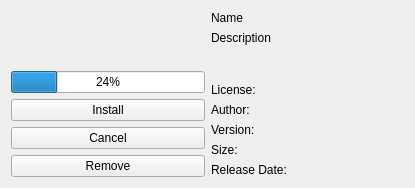
<?xml version="1.0" encoding="UTF-8"?>
<ui version="4.0">
 <class>MobileGhnsDetailsWidget</class>
 <widget class="QWidget" name="MobileGhnsDetailsWidget">
  <property name="geometry">
   <rect>
    <x>0</x>
    <y>0</y>
    <width>415</width>
    <height>188</height>
   </rect>
  </property>
  <property name="windowTitle">
   <string>Form</string>
  </property>
  <layout class="QHBoxLayout" name="horizontalLayout">
   <item>
    <layout class="QVBoxLayout" name="verticalLayout">
     <item>
      <widget class="QLabel" name="previewImage">
       <property name="text">
        <string/>
       </property>
      </widget>
     </item>
     <item>
      <spacer name="verticalSpacer_2">
       <property name="orientation">
        <enum>Qt::Vertical</enum>
       </property>
       <property name="sizeHint" stdset="0">
        <size>
         <width>20</width>
         <height>40</height>
        </size>
       </property>
      </spacer>
     </item>
     <item>
      <widget class="QProgressBar" name="downloadProgress">
       <property name="value">
        <number>24</number>
       </property>
      </widget>
     </item>
     <item>
      <widget class="QPushButton" name="downloadButton">
       <property name="text">
        <string>Install</string>
       </property>
      </widget>
     </item>
     <item>
      <widget class="QPushButton" name="cancelButton">
       <property name="text">
        <string>Cancel</string>
       </property>
      </widget>
     </item>
     <item>
      <widget class="QPushButton" name="uninstallButton">
       <property name="text">
        <string>Remove</string>
       </property>
      </widget>
     </item>
    </layout>
   </item>
   <item>
    <layout class="QVBoxLayout" name="verticalLayout_2">
     <item>
      <widget class="QLabel" name="nameLabel">
       <property name="text">
        <string>Name</string>
       </property>
      </widget>
     </item>
     <item>
      <widget class="QLabel" name="descriptionLabel">
       <property name="text">
        <string>Description</string>
       </property>
       <property name="wordWrap">
        <bool>true</bool>
       </property>
      </widget>
     </item>
     <item>
      <spacer name="verticalSpacer">
       <property name="orientation">
        <enum>Qt::Vertical</enum>
       </property>
       <property name="sizeHint" stdset="0">
        <size>
         <width>20</width>
         <height>40</height>
        </size>
       </property>
      </spacer>
     </item>
     <item>
      <spacer name="horizontalSpacer">
       <property name="orientation">
        <enum>Qt::Horizontal</enum>
       </property>
       <property name="sizeType">
        <enum>QSizePolicy::Expanding</enum>
       </property>
       <property name="sizeHint" stdset="0">
        <size>
         <width>40</width>
         <height>20</height>
        </size>
       </property>
      </spacer>
     </item>
     <item>
      <layout class="QFormLayout" name="formLayout">
       <item row="0" column="0">
        <widget class="QLabel" name="label">
         <property name="text">
          <string>License:</string>
         </property>
         <property name="alignment">
          <set>Qt::AlignLeading|Qt::AlignLeft|Qt::AlignTop</set>
         </property>
        </widget>
       </item>
       <item row="0" column="1">
        <widget class="QLabel" name="licenseLabel">
         <property name="text">
          <string/>
         </property>
         <property name="wordWrap">
          <bool>true</bool>
         </property>
        </widget>
       </item>
       <item row="1" column="0">
        <widget class="QLabel" name="label_2">
         <property name="text">
          <string>Author:</string>
         </property>
         <property name="alignment">
          <set>Qt::AlignLeading|Qt::AlignLeft|Qt::AlignTop</set>
         </property>
        </widget>
       </item>
       <item row="1" column="1">
        <widget class="QLabel" name="authorLabel">
         <property name="text">
          <string/>
         </property>
         <property name="wordWrap">
          <bool>true</bool>
         </property>
        </widget>
       </item>
       <item row="2" column="0">
        <widget class="QLabel" name="label_3">
         <property name="text">
          <string>Version:</string>
         </property>
        </widget>
       </item>
       <item row="2" column="1">
        <widget class="QLabel" name="versionLabel">
         <property name="text">
          <string/>
         </property>
        </widget>
       </item>
       <item row="3" column="0">
        <widget class="QLabel" name="label_4">
         <property name="text">
          <string>Size:</string>
         </property>
        </widget>
       </item>
       <item row="3" column="1">
        <widget class="QLabel" name="sizeLabel">
         <property name="text">
          <string/>
         </property>
        </widget>
       </item>
       <item row="4" column="0">
        <widget class="QLabel" name="label_7">
         <property name="text">
          <string>Release Date:</string>
         </property>
        </widget>
       </item>
       <item row="4" column="1">
        <widget class="QLabel" name="releaseDateLabel">
         <property name="text">
          <string/>
         </property>
        </widget>
       </item>
      </layout>
     </item>
    </layout>
   </item>
  </layout>
 </widget>
 <resources/>
 <connections/>
</ui>
